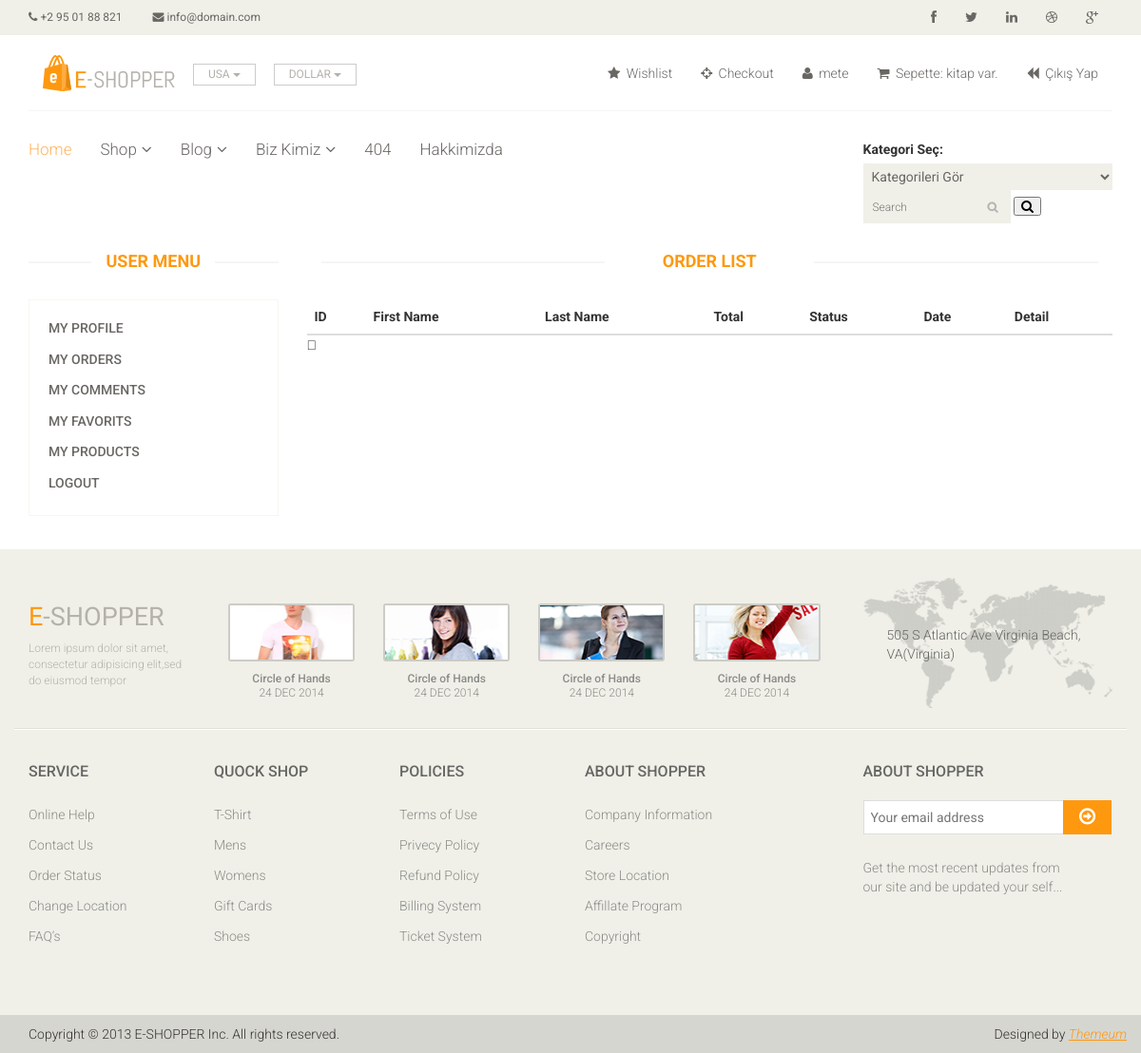
/user/orders/ (signed in), run on an earlier commit of the app's database.
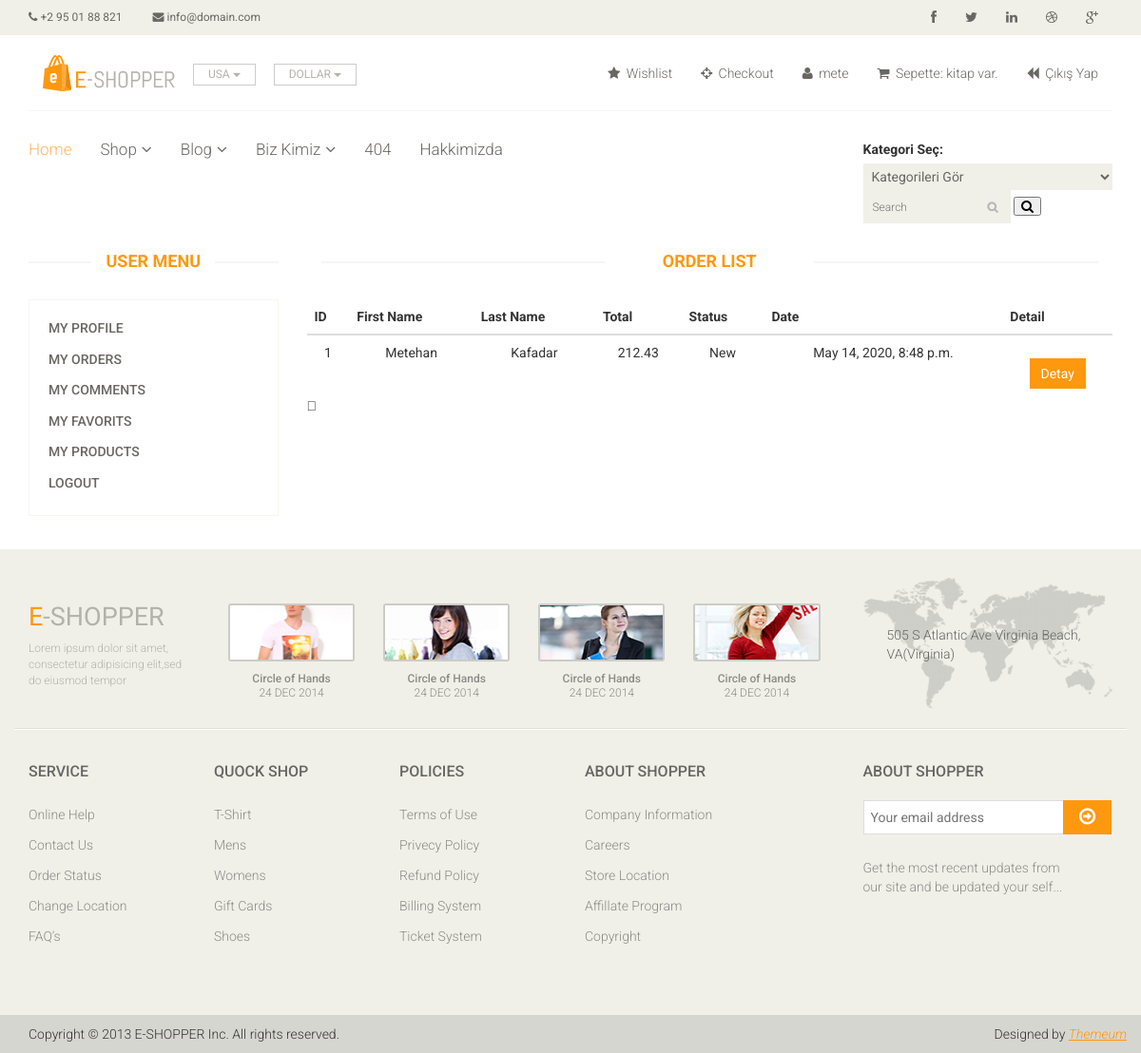
And on a later commit of the database.
### order/models.py (models this page shows, shortened)
class Order(models.Model):
    STATUS = {
        ('New','New'),
        ('Accepted', 'Accepted'),
        ('Prepearing', 'Prepearing'),
        ('OnShipping', 'OnShipping'),
        ('Completed', 'Completed'),
        ('Canceled', 'Canceled'),
    }
    user = models.ForeignKey(User,on_delete=models.SET_NULL,null=True)
    code = models.CharField(max_length=5, editable=False)
    first_name = models.CharField(max_length=10)
    last_name = models.CharField(max_length=10)
    phone = models.CharField(max_length=20,blank=True)
    address = models.CharField(max_length=150, blank=True)
    city = models.CharField(max_length=20, blank=True)
    country = models.CharField(max_length=20, blank=True)
    total = models.FloatField()
    status = models.CharField(max_length=10,choices=STATUS,default='New')
    ip = models.CharField(blank=True,max_length=20)
    adminnote = models.CharField(max_length=100,blank=True)
    create_at = models.DateTimeField(auto_now_add=True)
    update_at = models.DateTimeField(auto_now=True)

### user/views.py (the view)
# urls.py: path('orders/',views.orders,name='orders'),
@login_required(login_url='/login')
def orders(request):
    category = Category.objects.all()
    current_user = request.user
    orders = Order.objects.filter(user_id=current_user.id)
    context = {
        'category': category,
        'orders': orders,
    }
    return render(request,'user_orders.html',context)

### user/templates/user_orders.html (shortened to what this page needs)
{% extends "homebase.html" %}
{% block content %}
   {% include "user_panel.html" %}
                    <div class="col-sm-9">
					<div class="blog-post-area">
						<h2 class="title text-center">Order List </h2>
						<table class="glyphicon-shopping-cart table">
                            <thead>
                            <tr>
                                <th class="text-left">ID</th>
                                <th class="text-left">First Name</th>
                                <th class="text-left">Last Name</th>
                                <th class="text-left">Total</th>
                                <th class="text-left">Status </th>
                                <th class="text-left">Date</th>
                                <th class="text-left">Detail</th>
                            </tr>
                            {% for rs in orders %}
                            <tr>
                                <td class="text-center">{{ rs.id }}</td>
                                <td class="text-center">{{ rs.first_name }}</td>
                                <td class="text-center">{{ rs.last_name}}</td>
                                <td class="text-center">{{ rs.total }}</td>
                                <td class="text-center">{{ rs.status }}</td>
                                <td class="text-center">{{ rs.create_at }}</td>
                                <td class="text-center"><a class="btn btn-primary" href="/user/orderdetail/{{ rs.id }}">Detay</a></td>
                            </tr>
                            {% endfor %}
                            </thead>
                        </table>
					</div>
                    </div>
			</div>
		</div>
	</section>
 {% endblock %}

### home/templates/homebase.html (shortened to what this page needs)
<!DOCTYPE html>
<html lang="en">
<head>
{% load static %}
    <link href="{% static 'css/bootstrap.min.css'%}" rel="stylesheet">
    <link href="{% static 'css/font-awesome.min.css'%}" rel="stylesheet">
    <link href="{% static 'css/prettyPhoto.css'%}" rel="stylesheet">
    <link href="{% static 'css/price-range.css'%}" rel="stylesheet">
    <link href="{% static 'css/animate.css'%}" rel="stylesheet">
	<link href="{% static 'css/main.css'%}" rel="stylesheet">
	<link href="{% static 'css/responsive.css'%}" rel="stylesheet">
    <link rel="stylesheet" href="https://ajax.googleapis.com/ajax/libs/jqueryui/1.11.4/themes/smoothness/jquery-ui.css">
</head>
    <body>
    {% include 'header.html' %}
    {% block content %} {% endblock %}
    {% include 'footer.html' %}
</body>
</html>

### home/templates/header.html (shortened to what this page needs)
<header id="header">
    {% load static %}
		<div class="header_top">
			<div class="container">
				<div class="row">
					<div class="col-sm-6">
						<div class="contactinfo">
							<ul class="nav nav-pills">
								<li><a href="#"><i class="fa fa-phone"></i> +2 95 01 88 821</a></li>
								<li><a href="#"><i class="fa fa-envelope"></i> info@domain.com</a></li>
							</ul>
						</div>
					</div>
					<div class="col-sm-6">
						<div class="social-icons pull-right">
							<ul class="nav navbar-nav">
								<li><a href="#"><i class="fa fa-facebook"></i></a></li>
								<li><a href="#"><i class="fa fa-twitter"></i></a></li>
								<li><a href="#"><i class="fa fa-linkedin"></i></a></li>
								<li><a href="#"><i class="fa fa-dribbble"></i></a></li>
								<li><a href="#"><i class="fa fa-google-plus"></i></a></li>
							</ul>
						</div>
					</div>
				</div>
			</div>
		</div>
		<div class="header-middle">
			<div class="container">
				<div class="row">
					<div class="col-md-4 clearfix">
						<div class="logo pull-left">
							<a href="/home/"><img src="{% static 'images/home/logo.png'%}" alt="" /></a>
						</div>
						<div class="btn-group pull-right clearfix">
							<div class="btn-group">
								<button type="button" class="btn btn-default dropdown-toggle usa" data-toggle="dropdown">
									USA
									<span class="caret"></span>
								</button>
							</div>
							<div class="btn-group">
								<button type="button" class="btn btn-default dropdown-toggle usa" data-toggle="dropdown">
									DOLLAR
									<span class="caret"></span>
								</button>
							</div>
						</div>
					</div>
					<div class="col-md-8 clearfix">
						<div class="shop-menu clearfix pull-right">
							<ul class="nav navbar-nav">
								<li><a href=""><i class="fa fa-star"></i> Wishlist</a></li>
								<li><a href="checkout.html"><i class="fa fa-crosshairs"></i> Checkout</a></li>
                                {% if user.id is None %}
                                <li><a href="/login/"><i class="fa fa-lock"></i> Login</a></li>
                                    <li><a href="/signup/"><i class="fa fa-shopping-cart"></i> Üye ol</a></li>
                                {% else %}
                                <li><a href="/user"><i class="fa fa-user"></i> {{ user.username }}</a></li>
                                    <li><a href="/shopcart"><i class="fa fa-shopping-cart"></i> Sepette:{{ request.session.cart_items }} kitap var. </a></li>
                                    <li><a href="/logout/"><i class="fa fa-backward"></i> Çıkış Yap</a></li>
                                {% endif %}
							</ul>
						</div>
					</div>
				</div>
			</div>
		</div>
		<div class="header-bottom">
			<div class="container">
				<div class="row">
					<div class="col-sm-9">
						<div class="mainmenu pull-left">
							<ul class="nav navbar-nav collapse navbar-collapse">
								<li><a href="/" class="active">Home</a></li>
								<li class="dropdown"><a href="#">Shop<i class="fa fa-angle-down"></i></a>
                                </li>
								<li class="dropdown"><a href="#">Blog<i class="fa fa-angle-down"></i></a>
                                </li>
                                <li class="dropdown"><a href="#">Biz Kimiz<i class="fa fa-angle-down"></i></a>
                                </li>
								<li><a href="404.html">404</a></li>
								<li><a href="/hakkimizda">Hakkimizda</a></li>
							</ul>
						</div>
					</div>
					<div class="col-sm-3">
                        <form action="/search/" method="POST">
						<div class="search_box pull-right">
                            {% load mptt_tags  %}
                            <label for="cars">Kategori Seç:</label>
                           <select name="catid">
                           <option value="0">Kategorileri Gör</option>
                        </select>
							<input id="query" name="query" type="text" placeholder="Search"/>
                            <button class="fa fa-search"></button>
						</div>
                            </form>
					</div>
				</div>
			</div>
		</div>
	</header>

### user/templates/user_panel.html
 <section>
		<div class="container">
			<div class="row">
				<div class="col-sm-3">
					<div class="left-sidebar">
						<h2>User Menu</h2>
						<div class="panel-group category-products" id="accordian">
							<div class="panel panel-default">
								<div class="panel-heading">
									<h4 class="panel-title"><a href="/user">My Profile</a></h4>
								</div>
							</div>
                            <div class="panel panel-default">
								<div class="panel-heading">
									<h4 class="panel-title"><a href="/user/orders">My Orders</a></h4>
								</div>
							</div>
                            <div class="panel panel-default">
								<div class="panel-heading">
									<h4 class="panel-title"><a href="/user/comments">My Comments</a></h4>
								</div>
							</div>
                            <div class="panel panel-default">
								<div class="panel-heading">
									<h4 class="panel-title"><a href="/user/favorits">My Favorits</a></h4>
								</div>
							</div>
                            <div class="panel panel-default">
								<div class="panel-heading">
									<h4 class="panel-title"><a href="/user/products">My Products</a></h4>
								</div>
							</div>
                            <div class="panel panel-default">
								<div class="panel-heading">
									<h4 class="panel-title"><a href="/logout">Logout</a></h4>
								</div>
							</div>
						</div>
					</div>
				</div>

### home/templates/footer.html (shortened to what this page needs)
{%  load static %}
<footer id="footer">
		<div class="footer-top">
			<div class="container">
				<div class="row">
					<div class="col-sm-2">
						<div class="companyinfo">
							<h2><span>e</span>-shopper</h2>
							<p>Lorem ipsum dolor sit amet, consectetur adipisicing elit,sed do eiusmod tempor</p>
						</div>
					</div>
					<div class="col-sm-7">
						<div class="col-sm-3">
							<div class="video-gallery text-center">
								<a href="#">
									<div class="iframe-img">
										<img src="{% static 'images/home/iframe1.png'%}" alt="" />
									</div>
								</a>
								<p>Circle of Hands</p>
								<h2>24 DEC 2014</h2>
							</div>
						</div>
						<div class="col-sm-3">
							<div class="video-gallery text-center">
								<a href="#">
									<div class="iframe-img">
										<img src="{% static 'images/home/iframe2.png'%}" alt="" />
									</div>
								</a>
								<p>Circle of Hands</p>
								<h2>24 DEC 2014</h2>
							</div>
						</div>
						<div class="col-sm-3">
							<div class="video-gallery text-center">
								<a href="#">
									<div class="iframe-img">
										<img src="{% static 'images/home/iframe3.png'%}" alt="" />
									</div>
								</a>
								<p>Circle of Hands</p>
								<h2>24 DEC 2014</h2>
							</div>
						</div>
						<div class="col-sm-3">
							<div class="video-gallery text-center">
								<a href="#">
									<div class="iframe-img">
										<img src="{% static 'images/home/iframe4.png'%}" alt="" />
									</div>
								</a>
								<p>Circle of Hands</p>
								<h2>24 DEC 2014</h2>
							</div>
						</div>
					</div>
					<div class="col-sm-3">
						<div class="address">
							<img src="{% static 'images/home/map.png'%}" alt="" />
							<p>505 S Atlantic Ave Virginia Beach, VA(Virginia)</p>
						</div>
					</div>
				</div>
			</div>
		</div>
		<div class="footer-widget">
			<div class="container">
				<div class="row">
					<div class="col-sm-2">
						<div class="single-widget">
							<h2>Service</h2>
							<ul class="nav nav-pills nav-stacked">
								<li><a href="#">Online Help</a></li>
								<li><a href="#">Contact Us</a></li>
								<li><a href="#">Order Status</a></li>
								<li><a href="#">Change Location</a></li>
								<li><a href="#">FAQ’s</a></li>
							</ul>
						</div>
					</div>
					<div class="col-sm-2">
						<div class="single-widget">
							<h2>Quock Shop</h2>
							<ul class="nav nav-pills nav-stacked">
								<li><a href="#">T-Shirt</a></li>
								<li><a href="#">Mens</a></li>
								<li><a href="#">Womens</a></li>
								<li><a href="#">Gift Cards</a></li>
								<li><a href="#">Shoes</a></li>
							</ul>
						</div>
					</div>
					<div class="col-sm-2">
						<div class="single-widget">
							<h2>Policies</h2>
							<ul class="nav nav-pills nav-stacked">
								<li><a href="#">Terms of Use</a></li>
								<li><a href="#">Privecy Policy</a></li>
								<li><a href="#">Refund Policy</a></li>
								<li><a href="#">Billing System</a></li>
								<li><a href="#">Ticket System</a></li>
							</ul>
						</div>
					</div>
					<div class="col-sm-2">
						<div class="single-widget">
							<h2>About Shopper</h2>
							<ul class="nav nav-pills nav-stacked">
								<li><a href="#">Company Information</a></li>
								<li><a href="#">Careers</a></li>
								<li><a href="#">Store Location</a></li>
								<li><a href="#">Affillate Program</a></li>
								<li><a href="#">Copyright</a></li>
							</ul>
						</div>
					</div>
					<div class="col-sm-3 col-sm-offset-1">
						<div class="single-widget">
							<h2>About Shopper</h2>
							<form action="#" class="searchform">
								<input type="text" placeholder="Your email address" />
								<button type="submit" class="btn btn-default"><i class="fa fa-arrow-circle-o-right"></i></button>
								<p>Get the most recent updates from <br />our site and be updated your self...</p>
							</form>
						</div>
					</div>
				</div>
			</div>
		</div>
		<div class="footer-bottom">
			<div class="container">
				<div class="row">
					<p class="pull-left">Copyright © 2013 E-SHOPPER Inc. All rights reserved.</p>
					<p class="pull-right">Designed by <span><a target="_blank" href="http://www.themeum.com">Themeum</a></span></p>
				</div>
			</div>
		</div>
	</footer>

What changed in the data, as far as the page shows it:
added Order: id "1", first_name "Metehan", last_name "Kafadar", total "212.43", status "New", create_at "May 14, 2020, 8:48 p.m."
